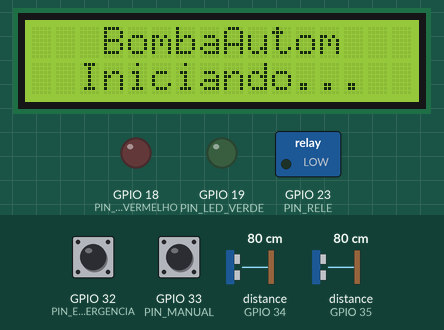
Bench run of a sketch on a simulated ESP32. Shown: 16×2 character LCD, switched loads named in the sketch (green lamp = pin HIGH), output pins drawn as LEDs (lit = HIGH). Wiring (from diagram.json): 2 × ultrasonic range finder: trigger GPIO 25, echo GPIO 34 / trigger GPIO 26, echo GPIO 35. The test bench sets the inputs (shaded band); at power-on: GPIO 32 (PIN_EMERGENCIA) LOW, GPIO 33 (PIN_MANUAL) HIGH, distance to the obstacle (sensors on GPIO 34, GPIO 35) 80 cm. The echo pulse lasts 58.3 µs per cm; EEPROM starts erased; pins used as bus, display or sensor lines are not drawn; what the sketch prints to the serial monitor is not drawn.

Above: at 1.2 s.
1.3 s: GPIO 32 (PIN_EMERGENCIA) pulled HIGH for 1 s
At 3.3 s:
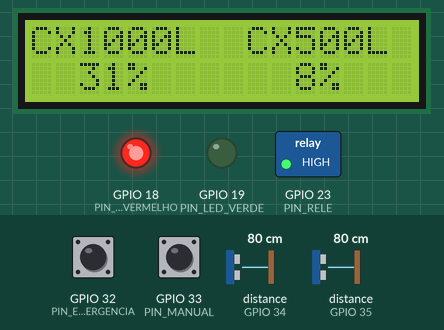
3.8 s: GPIO 33 (PIN_MANUAL) pulled LOW for 3.2 s
At 4.5 s:
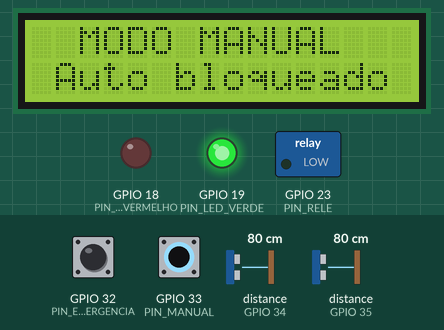
8.5 s: distance to the obstacle (sensor on GPIO 34) set to 11 cm
At 9.7 s:
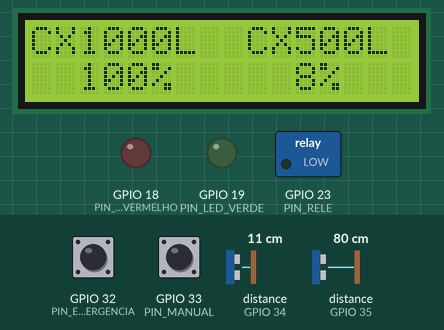
11.5 s: distance to the obstacle (sensor on GPIO 34) set to 8 cm
At 14.1 s:
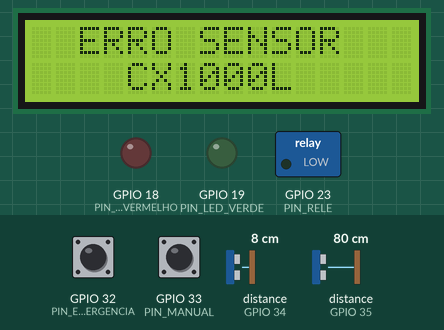
14.5 s: distance to the obstacle (sensor on GPIO 35) set to 11 cm
At 17.3 s:
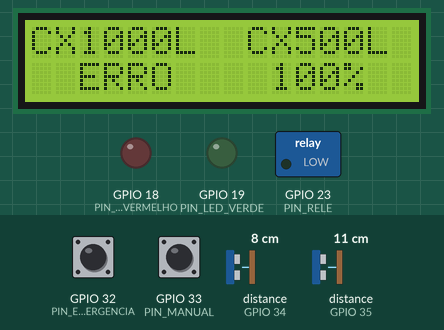
17.5 s: distance to the obstacle (sensor on GPIO 35) set to 8 cm
At 19.9 s:
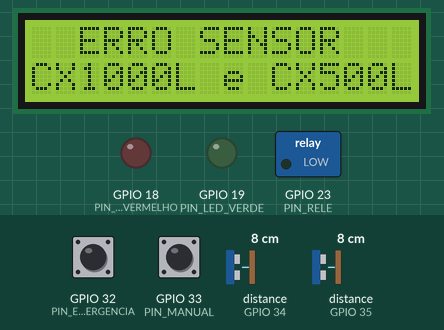
Timing chart, 0 to 21.4 s (numbered marks = the images above; inputs shaded):
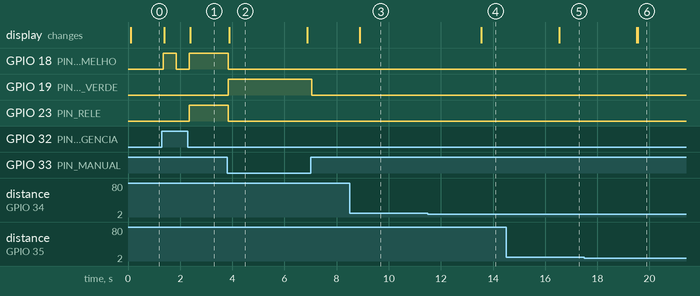

The sketch:

BombaAutom.ino
```cpp
// BombaAutom - controle automatico de bomba para duas caixas d'agua (1000L e 500L)
// Placa: ESP32 DevKit V1 | Biblioteca: LiquidCrystal_I2C (Frank de Brabander)

#include <Wire.h>
#include <esp_system.h>
#include <esp_task_wdt.h>
#include "calibracao.h"
#include "config.h"
#include "sensores.h"
#include "display.h"
#include "mqtt_ha.h"

enum class Estado : uint8_t {
  INICIANDO,
  OCIOSO,
  BOMBANDO,
  MANUAL,
  EMERGENCIA,
  FALHA_SENSOR,
  FALHA_TEMPO,
};

constexpr uint32_t TEMPO_INICIALIZACAO_MS = 3000;

SensorNivel sensor1000(PIN_TRIG_1000, PIN_ECHO_1000, CAL_1000);
SensorNivel sensor500(PIN_TRIG_500, PIN_ECHO_500, CAL_500);
EntradaDigital emergencia(PIN_EMERGENCIA, HIGH);
EntradaDigital manual(PIN_MANUAL, LOW);
Display display;

Estado estado = Estado::INICIANDO;
uint32_t estadoDesde = 0;

// Enchimento automatico em andamento. Sobrevive a emergencia e a falha de sensor,
// para a bomba retomar ate 100% quando a condicao for normalizada.
bool cicloAtivo = false;
bool falhaTempo = false;
bool emergenciaAcionada = false;
uint32_t bombaLigadaEm = 0;
// Tempo ligada nas etapas anteriores do ciclo. Pausas por falha de sensor nao zeram
// o limite de TEMPO_MAX_BOMBA_MS; so um novo ciclo ou destravar a emergencia zeram.
uint32_t tempoBombaCicloMs = 0;
uint32_t bombaDesligadaEm = 0;
bool bombaJaDesligou = false;

uint32_t ultimoDisparo = 0;
bool vezDo1000 = true;
uint32_t ultimoLog = 0;

const char* nomeEstado(Estado e) {
  switch (e) {
    case Estado::INICIANDO: return "INICIANDO";
    case Estado::OCIOSO: return "OCIOSO";
    case Estado::BOMBANDO: return "AUTO";
    case Estado::MANUAL: return "MANUAL";
    case Estado::EMERGENCIA: return "EMERGENCIA";
    case Estado::FALHA_SENSOR: return "FALHA_SENSOR";
    case Estado::FALHA_TEMPO: return "FALHA_TEMPO";
  }
  return "?";
}

void acionarRele(bool ligar) {
  digitalWrite(PIN_RELE, (ligar != RELE_ATIVO_EM_LOW) ? HIGH : LOW);
}

void amostrarSensores() {
  if (millis() - ultimoDisparo < INTERVALO_DISPARO_MS) return;
  ultimoDisparo = millis();
  if (vezDo1000) {
    sensor1000.medir();
  } else {
    sensor500.medir();
  }
  vezDo1000 = !vezDo1000;
}

bool podeReligar() {
  return !bombaJaDesligou || millis() - bombaDesligadaEm >= TEMPO_MIN_DESLIGADA_MS;
}

Estado calcularEstado() {
  if (manual.ativa()) {
    cicloAtivo = false;
    return Estado::MANUAL;
  }

  if (emergencia.ativa()) {
    emergenciaAcionada = true;
    return Estado::EMERGENCIA;
  }
  if (emergenciaAcionada) {
    // Destravar a emergencia tambem rearma a falha por tempo maximo.
    emergenciaAcionada = false;
    falhaTempo = false;
    tempoBombaCicloMs = 0;
  }

  if (estado == Estado::INICIANDO && millis() < TEMPO_INICIALIZACAO_MS) {
    return Estado::INICIANDO;
  }

  if (falhaTempo) return Estado::FALHA_TEMPO;
  if (!sensor1000.ok() || !sensor500.ok()) return Estado::FALHA_SENSOR;

  int p1000 = sensor1000.percentual();
  int p500 = sensor500.percentual();

  if (cicloAtivo) {
    if (p1000 >= NIVEL_DESLIGA && p500 >= NIVEL_DESLIGA) {
      cicloAtivo = false;
      return Estado::OCIOSO;
    }
    if (estado == Estado::BOMBANDO && tempoBombaCicloMs + (millis() - bombaLigadaEm) >= TEMPO_MAX_BOMBA_MS) {
      cicloAtivo = false;
      falhaTempo = true;
      return Estado::FALHA_TEMPO;
    }
    if (estado != Estado::BOMBANDO && !podeReligar()) return Estado::OCIOSO;
    return Estado::BOMBANDO;
  }

  if ((p1000 <= NIVEL_LIGA || p500 <= NIVEL_LIGA) && podeReligar()) {
    cicloAtivo = true;
    tempoBombaCicloMs = 0;
    return Estado::BOMBANDO;
  }
  return Estado::OCIOSO;
}

void mudarEstado(Estado novo) {
  if (novo == estado) return;
  if (novo == Estado::BOMBANDO) {
    bombaLigadaEm = millis();
  } else if (estado == Estado::BOMBANDO) {
    tempoBombaCicloMs += millis() - bombaLigadaEm;
    bombaDesligadaEm = millis();
    bombaJaDesligou = true;
  }
  Serial.printf("ESTADO: %s -> %s\n", nomeEstado(estado), nomeEstado(novo));
  estado = novo;
  estadoDesde = millis();
}

void atualizarSaidas() {
  acionarRele(estado == Estado::BOMBANDO);

  bool vermelho = false;
  if (estado == Estado::BOMBANDO) {
    vermelho = true;
  } else if (estado == Estado::EMERGENCIA) {
    vermelho = ((millis() - estadoDesde) / PISCA_EMERGENCIA_MS) % 2 == 0;
  }
  digitalWrite(PIN_LED_VERMELHO, vermelho ? HIGH : LOW);
  digitalWrite(PIN_LED_VERDE, estado == Estado::MANUAL ? HIGH : LOW);
}

void atualizarDisplay() {
  int p1000 = sensor1000.percentual();
  int p500 = sensor500.percentual();

  if (estado == Estado::INICIANDO) {
    display.mostrarMensagem("BombaAutom", "Iniciando...");
    return;
  }
  if (estado == Estado::OCIOSO || estado == Estado::BOMBANDO) {
    display.mostrarNiveis(p1000, p500);
    return;
  }

  // Estados especiais alternam entre a mensagem e a tela de niveis.
  bool mostrarMensagem = ((millis() - estadoDesde) / ALTERNA_TELA_MS) % 2 == 0;
  if (!mostrarMensagem) {
    display.mostrarNiveis(p1000, p500);
    return;
  }

  switch (estado) {
    case Estado::MANUAL:
      display.mostrarMensagem("MODO MANUAL", "Auto bloqueado");
      break;
    case Estado::EMERGENCIA:
      display.mostrarMensagem("EMERGENCIA!", "Bomba bloqueada");
      break;
    case Estado::FALHA_SENSOR:
      if (!sensor1000.ok() && !sensor500.ok()) {
        display.mostrarMensagem("ERRO SENSOR", "CX1000L e CX500L");
      } else if (!sensor1000.ok()) {
        display.mostrarMensagem("ERRO SENSOR", "CX1000L");
      } else {
        display.mostrarMensagem("ERRO SENSOR", "CX500L");
      }
      break;
    case Estado::FALHA_TEMPO:
      display.mostrarMensagem("TEMPO MAX BOMBA", "Rearme: emerg.");
      break;
    default:
      break;
  }
}

void registrarNiveis() {
  if (millis() - ultimoLog < LOG_NIVEIS_MS) return;
  ultimoLog = millis();
  Serial.printf("NIVEIS: 1000L=%d%% (%.1f cm) 500L=%d%% (%.1f cm) estado=%s\n",
                sensor1000.percentual(), sensor1000.distanciaCm(),
                sensor500.percentual(), sensor500.distanciaCm(), nomeEstado(estado));
}

void aplicarCalibracao() {
  calibracao::Valores v;
  if (!calibracao::consumirAlteracao(v)) return;
  sensor1000.calibrar(v.c1000);
  sensor500.calibrar(v.c500);
  Serial.printf("CALIBRACAO: 1000L cheio=%.1f vazio=%.1f cm | 500L cheio=%.1f vazio=%.1f cm\n",
                v.c1000.distCheio, v.c1000.distVazio, v.c500.distCheio, v.c500.distVazio);
}

void enviarTelemetria() {
  static uint32_t enviadoEm = 0;
  if (millis() - enviadoEm < 100) return;
  enviadoEm = millis();
  Telemetria t;
  t.nivel1000 = sensor1000.percentual();
  t.nivel500 = sensor500.percentual();
  t.dist1000 = sensor1000.ok() ? sensor1000.distanciaCm() : -1.0f;
  t.dist500 = sensor500.ok() ? sensor500.distanciaCm() : -1.0f;
  t.estado = nomeEstado(estado);
  t.bomba = estado == Estado::BOMBANDO;
  t.manual = estado == Estado::MANUAL;
  t.emergencia = estado == Estado::EMERGENCIA;
  t.falha = estado == Estado::FALHA_SENSOR || estado == Estado::FALHA_TEMPO;
  mqttha::atualizar(t);
}

const char* nomeMotivoReinicio(esp_reset_reason_t motivo) {
  switch (motivo) {
    case ESP_RST_POWERON: return "ENERGIA";
    case ESP_RST_TASK_WDT:
    case ESP_RST_INT_WDT:
    case ESP_RST_WDT: return "WATCHDOG";
    case ESP_RST_BROWNOUT: return "QUEDA_TENSAO";
    case ESP_RST_PANIC: return "ERRO_FIRMWARE";
    case ESP_RST_SW: return "SOFTWARE";
    case ESP_RST_EXT: return "BOTAO_EN";
    default: return "OUTRO";
  }
}

void iniciarWatchdog() {
  esp_task_wdt_config_t cfg = {
      .timeout_ms = WATCHDOG_TIMEOUT_MS,
      .idle_core_mask = 0,
      .trigger_panic = true,  // reinicia a ESP32 ao estourar
  };
  // O core Arduino ja inicializa o watchdog de tarefas; nesse caso so reconfigura.
  if (esp_task_wdt_init(&cfg) == ESP_ERR_INVALID_STATE) {
    esp_task_wdt_reconfigure(&cfg);
  }
  esp_task_wdt_add(NULL);
}

void setup() {
  acionarRele(false);
  pinMode(PIN_RELE, OUTPUT);
  acionarRele(false);
  pinMode(PIN_LED_VERMELHO, OUTPUT);
  pinMode(PIN_LED_VERDE, OUTPUT);

  Serial.begin(115200);
  esp_reset_reason_t motivo = esp_reset_reason();
  if (motivo == ESP_RST_TASK_WDT) {
    Serial.println("AVISO: reiniciado pelo watchdog (loop travado)");
  }
  iniciarWatchdog();
  Wire.begin(PIN_SDA, PIN_SCL);

  calibracao::carregar();
  aplicarCalibracao();
  sensor1000.iniciar();
  sensor500.iniciar();
  emergencia.iniciar();
  manual.iniciar();
  display.iniciar();

  Serial.println("BombaAutom iniciado");
  mqttha::iniciar(nomeMotivoReinicio(motivo));
}

void loop() {
  esp_task_wdt_reset();
  emergencia.atualizar();
  manual.atualizar();
  aplicarCalibracao();
  amostrarSensores();

  mudarEstado(calcularEstado());
  atualizarSaidas();
  atualizarDisplay();
  registrarNiveis();
  enviarTelemetria();
}
```

calibracao.h
```cpp
#pragma once
#include <Arduino.h>
#include <Preferences.h>
#include "config.h"

// ---------------------------------------------------------------------------
// Calibracao das caixas (cheia/vazia), ajustavel pelo Home Assistant.
// Gravada na flash (NVS). Alterada pela tarefa do MQTT e aplicada pelo loop().
// ---------------------------------------------------------------------------
namespace calibracao {

enum Campo : uint8_t { CHEIO_1000, VAZIO_1000, CHEIO_500, VAZIO_500, TOTAL_CAMPOS };

// Nomes usados nas chaves da flash e nos topicos MQTT.
const char* const NOMES[TOTAL_CAMPOS] = {"cheio_1000", "vazio_1000", "cheio_500", "vazio_500"};

struct Valores {
  CalibracaoCaixa c1000;
  CalibracaoCaixa c500;

  float campo(uint8_t i) const {
    switch (i) {
      case CHEIO_1000: return c1000.distCheio;
      case VAZIO_1000: return c1000.distVazio;
      case CHEIO_500: return c500.distCheio;
      default: return c500.distVazio;
    }
  }
  void definir(uint8_t i, float v) {
    switch (i) {
      case CHEIO_1000: c1000.distCheio = v; break;
      case VAZIO_1000: c1000.distVazio = v; break;
      case CHEIO_500: c500.distCheio = v; break;
      default: c500.distVazio = v; break;
    }
  }
};

portMUX_TYPE trava = portMUX_INITIALIZER_UNLOCKED;
Valores atuais = {CAL_1000, CAL_500};
bool pendente = false;

bool valida(const CalibracaoCaixa& c) {
  return c.distCheio >= CAL_MIN_CM && c.distVazio <= CAL_MAX_CM &&
         c.distVazio - c.distCheio >= CAL_FAIXA_MIN_CM;
}

Valores obter() {
  portENTER_CRITICAL(&trava);
  Valores v = atuais;
  portEXIT_CRITICAL(&trava);
  return v;
}

void guardar(const Valores& v) {
  portENTER_CRITICAL(&trava);
  atuais = v;
  pendente = true;
  portEXIT_CRITICAL(&trava);

  Preferences prefs;
  prefs.begin("calibracao", false);
  for (uint8_t i = 0; i < TOTAL_CAMPOS; i++) prefs.putFloat(NOMES[i], v.campo(i));
  prefs.end();
}

void carregar() {
  Valores padrao = {CAL_1000, CAL_500};
  Valores v = padrao;
  Preferences prefs;
  if (prefs.begin("calibracao", true)) {
    for (uint8_t i = 0; i < TOTAL_CAMPOS; i++) v.definir(i, prefs.getFloat(NOMES[i], padrao.campo(i)));
    prefs.end();
  }
  if (!valida(v.c1000)) v.c1000 = CAL_1000;
  if (!valida(v.c500)) v.c500 = CAL_500;
  portENTER_CRITICAL(&trava);
  atuais = v;
  pendente = true;
  portEXIT_CRITICAL(&trava);
}

// Retorna false (e nao altera nada) se o valor deixar a caixa com cheio/vazio incoerentes.
bool alterar(uint8_t campo, float valor) {
  if (campo >= TOTAL_CAMPOS || isnan(valor)) return false;
  Valores v = obter();
  v.definir(campo, valor);
  if (!valida(v.c1000) || !valida(v.c500)) return false;
  guardar(v);
  return true;
}

void restaurarPadrao() { guardar({CAL_1000, CAL_500}); }

// Usado pelo loop(): true uma vez a cada alteracao.
bool consumirAlteracao(Valores& v) {
  portENTER_CRITICAL(&trava);
  bool havia = pendente;
  pendente = false;
  v = atuais;
  portEXIT_CRITICAL(&trava);
  return havia;
}

}  // namespace calibracao
```

display.h
```cpp
#pragma once
#include <Arduino.h>
#include <LiquidCrystal_I2C.h>
#include "config.h"

class Display {
 public:
  Display() : lcd_(LCD_ENDERECO, LCD_COLUNAS, LCD_LINHAS) {}

  void iniciar() {
    lcd_.init();
    lcd_.backlight();
    lcd_.clear();
    linhas_[0][0] = '\0';
    linhas_[1][0] = '\0';
  }

  // Tela principal: cada caixa ocupa meia tela (8 colunas), com o texto centralizado.
  void mostrarNiveis(int pct1000, int pct500) {
    char l1[LCD_COLUNAS + 1];
    char l2[LCD_COLUNAS + 1];
    char esq[9];
    char dir[9];

    centralizar("CX1000L", esq, 8);
    centralizar("CX500L", dir, 8);
    snprintf(l1, sizeof(l1), "%s%s", esq, dir);

    char txt[8];
    formatarPct(pct1000, txt, sizeof(txt));
    centralizar(txt, esq, 8);
    formatarPct(pct500, txt, sizeof(txt));
    centralizar(txt, dir, 8);
    snprintf(l2, sizeof(l2), "%s%s", esq, dir);

    escrever(l1, l2);
  }

  // Tela de status: duas mensagens centralizadas na largura total.
  void mostrarMensagem(const char* linha1, const char* linha2) {
    char l1[LCD_COLUNAS + 1];
    char l2[LCD_COLUNAS + 1];
    centralizar(linha1, l1, LCD_COLUNAS);
    centralizar(linha2, l2, LCD_COLUNAS);
    escrever(l1, l2);
  }

 private:
  static void formatarPct(int pct, char* destino, size_t tamanho) {
    if (pct < 0) {
      snprintf(destino, tamanho, "ERRO");
    } else {
      snprintf(destino, tamanho, "%d%%", pct);
    }
  }

  static void centralizar(const char* texto, char* destino, uint8_t largura) {
    uint8_t len = strlen(texto);
    if (len > largura) len = largura;
    uint8_t antes = (largura - len) / 2;
    memset(destino, ' ', largura);
    memcpy(destino + antes, texto, len);
    destino[largura] = '\0';
  }

  // So reescreve a linha que mudou, para o display nao piscar.
  void escrever(const char* l1, const char* l2) {
    const char* novas[2] = {l1, l2};
    for (uint8_t i = 0; i < 2; i++) {
      if (strcmp(linhas_[i], novas[i]) != 0) {
        lcd_.setCursor(0, i);
        lcd_.print(novas[i]);
        strncpy(linhas_[i], novas[i], LCD_COLUNAS);
        linhas_[i][LCD_COLUNAS] = '\0';
      }
    }
  }

  LiquidCrystal_I2C lcd_;
  char linhas_[2][LCD_COLUNAS + 1];
};
```

sensores.h
```cpp
#pragma once
#include <Arduino.h>
#include "config.h"

// ---------------------------------------------------------------------------
// Sensor ultrassonico de nivel (JSN-SR04T em modo 1, compativel com HC-SR04)
// ---------------------------------------------------------------------------
class SensorNivel {
 public:
  SensorNivel(uint8_t pinTrig, uint8_t pinEcho, const CalibracaoCaixa& cal)
      : pinTrig_(pinTrig), pinEcho_(pinEcho), cal_(cal) {}

  void calibrar(const CalibracaoCaixa& cal) { cal_ = cal; }
  const CalibracaoCaixa& calibracao() const { return cal_; }

  void iniciar() {
    pinMode(pinTrig_, OUTPUT);
    digitalWrite(pinTrig_, LOW);
    pinMode(pinEcho_, INPUT);
  }

  // Faz um disparo e guarda a amostra se for valida. Bloqueia no maximo ECHO_TIMEOUT_US.
  void medir() {
    float d = dispararCm();
    if (d >= distMinima() && d <= distMaxima()) {
      amostras_[proxima_] = d;
      proxima_ = (proxima_ + 1) % AMOSTRAS_MEDIANA;
      if (validas_ < AMOSTRAS_MEDIANA) validas_++;
      invalidasSeguidas_ = 0;
    } else if (invalidasSeguidas_ < 255) {
      invalidasSeguidas_++;
      // Em falha, descarta as amostras antigas: ao voltar, o sensor so e aceito
      // depois de novas leituras validas, e a mediana nao usa valores velhos.
      if (invalidasSeguidas_ >= LEITURAS_INVALIDAS_FALHA) validas_ = 0;
    }
  }

  bool ok() const {
    return validas_ >= 3 && invalidasSeguidas_ < LEITURAS_INVALIDAS_FALHA;
  }

  float distanciaCm() const {
    float ordenadas[AMOSTRAS_MEDIANA];
    for (uint8_t i = 0; i < validas_; i++) ordenadas[i] = amostras_[i];
    for (uint8_t i = 1; i < validas_; i++) {
      float v = ordenadas[i];
      int8_t j = i - 1;
      while (j >= 0 && ordenadas[j] > v) {
        ordenadas[j + 1] = ordenadas[j];
        j--;
      }
      ordenadas[j + 1] = v;
    }
    return validas_ ? ordenadas[validas_ / 2] : -1.0f;
  }

  int percentual() const {
    if (!ok()) return -1;
    float pct = (cal_.distVazio - distanciaCm()) * 100.0f / (cal_.distVazio - cal_.distCheio);
    return constrain((int)lroundf(pct), 0, 100);
  }

 private:
  float dispararCm() {
    digitalWrite(pinTrig_, LOW);
    delayMicroseconds(4);
    digitalWrite(pinTrig_, HIGH);
    delayMicroseconds(TRIG_PULSO_US);
    digitalWrite(pinTrig_, LOW);
    unsigned long us = pulseIn(pinEcho_, HIGH, ECHO_TIMEOUT_US);
    if (us == 0) return -1.0f;
    return us / 58.3f;
  }

  float distMinima() const { return cal_.distCheio - MARGEM_DESCARTE_CM; }
  float distMaxima() const { return cal_.distVazio + MARGEM_DESCARTE_CM; }

  uint8_t pinTrig_;
  uint8_t pinEcho_;
  CalibracaoCaixa cal_;
  float amostras_[AMOSTRAS_MEDIANA] = {};
  uint8_t proxima_ = 0;
  uint8_t validas_ = 0;
  uint8_t invalidasSeguidas_ = 0;
};

// ---------------------------------------------------------------------------
// Entrada digital com debounce
// ---------------------------------------------------------------------------
class EntradaDigital {
 public:
  EntradaDigital(uint8_t pino, bool nivelAtivo) : pino_(pino), nivelAtivo_(nivelAtivo) {}

  void iniciar() {
    pinMode(pino_, INPUT_PULLUP);
    bruto_ = digitalRead(pino_);
    estavel_ = bruto_;
    mudouEm_ = millis();
  }

  void atualizar() {
    bool leitura = digitalRead(pino_);
    if (leitura != bruto_) {
      bruto_ = leitura;
      mudouEm_ = millis();
    } else if (estavel_ != bruto_ && millis() - mudouEm_ >= DEBOUNCE_MS) {
      estavel_ = bruto_;
    }
  }

  bool ativa() const { return estavel_ == nivelAtivo_; }

 private:
  uint8_t pino_;
  bool nivelAtivo_;
  bool bruto_ = HIGH;
  bool estavel_ = HIGH;
  uint32_t mudouEm_ = 0;
};
```

Source omitted: mqtt_ha.h (13088 bytes), config.h (4781 bytes)

Measured:
- the behaviour switches between 10 and 9 cm on distance to the obstacle (sensor on GPIO 34) (found by bisection; images 3 and 4)
- the behaviour switches between 10 and 9 cm on distance to the obstacle (sensor on GPIO 35) (found by bisection; images 5 and 6)
- after the input at 1.3 s, GPIO 18 (PIN_LED_VERMELHO): LOW → HIGH after 0.05 s instead of 1.7 s; GPIO 23 (PIN_RELE): LOW → HIGH after 1.1 s instead of 1.7 s; the display: first changes after 0.08 s (image 1 shows a later state)
- after the input at 3.8 s, GPIO 18 (PIN_LED_VERMELHO), GPIO 23 (PIN_RELE): HIGH → LOW after 0.05 s; GPIO 19 (PIN_LED_VERDE): LOW → HIGH after 0.05 s, → LOW 3.2 s later; the display: changes after 0.08 s (image 2)
- after the input at 8.5 s, the display: changes after 0.39 s (image 3)
- after the input at 11.5 s, the display: changes after 2.0 s (image 4)
- after the input at 14.5 s, the display: changes after 2.0 s (image 5)
- after the input at 17.5 s, the display: first changes after 2.0 s (image 6 shows a later state)
